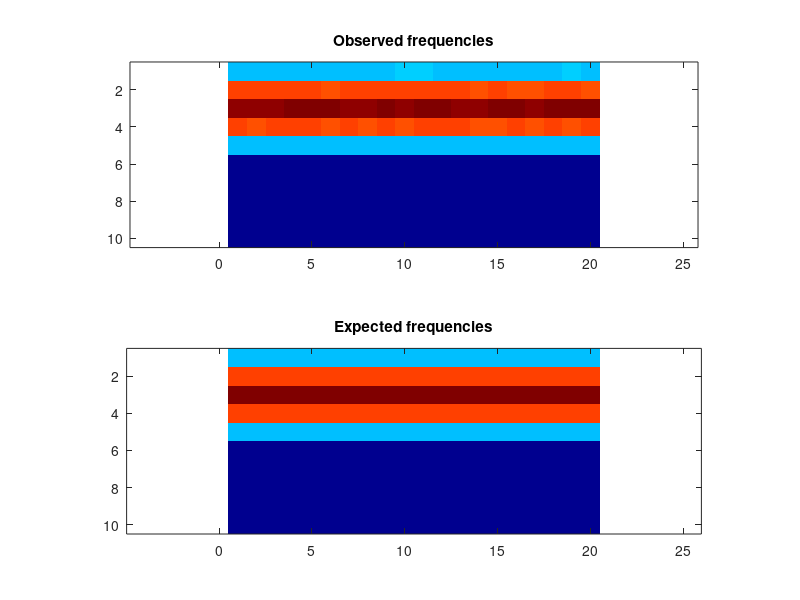

MATLAB code for this plot:
frequencies = [ 4789, 4776, 4766, 4841, 4791, 4766, 4832, 4750, 4862, 4909, 4901, 4778, 4761, 4781, 4809, 4727, 4681, 4731, 4898, 4740; 12565, 12513, 12535, 12588, 12637, 12462, 12518, 12648, 12607, 12625, 12519, 12488, 12598, 12348, 12488, 12409, 12277, 12584, 12558, 12377; 15372, 15310, 15359, 15459, 15540, 15646, 15302, 15186, 15441, 15276, 15543, 15471, 15343, 15267, 15433, 15511, 15393, 15521, 15474, 15637; 12617, 12343, 12494, 12617, 12653, 12427, 12475, 12362, 12607, 12413, 12485, 12526, 12557, 12399, 12411, 12517, 12442, 12567, 12428, 12545; 4687, 4741, 4780, 4791, 4664, 4854, 4801, 4818, 4888, 4754, 4754, 4776, 4824, 4792, 4675, 4699, 4739, 4757, 4821, 4783; 0, 0, 0, 0, 0, 0, 0, 0, 0, 0, 0, 0, 0, 0, 0, 0, 0, 0, 0, 0; 0, 0, 0, 0, 0, 0, 0, 0, 0, 0, 0, 0, 0, 0, 0, 0, 0, 0, 0, 0; 0, 0, 0, 0, 0, 0, 0, 0, 0, 0, 0, 0, 0, 0, 0, 0, 0, 0, 0, 0; 0, 0, 0, 0, 0, 0, 0, 0, 0, 0, 0, 0, 0, 0, 0, 0, 0, 0, 0, 0; 0, 0, 0, 0, 0, 0, 0, 0, 0, 0, 0, 0, 0, 0, 0, 0, 0, 0, 0, 0 ];
expFrequencies = [ 4774.58, 4774.58, 4774.58, 4774.58, 4774.58, 4774.58, 4774.58, 4774.58, 4774.58, 4774.58, 4774.58, 4774.58, 4774.58, 4774.58, 4774.58, 4774.58, 4774.58, 4774.58, 4774.58, 4774.58; 12500, 12500, 12500, 12500, 12500, 12500, 12500, 12500, 12500, 12500, 12500, 12500, 12500, 12500, 12500, 12500, 12500, 12500, 12500, 12500; 15450.8, 15450.8, 15450.8, 15450.8, 15450.8, 15450.8, 15450.8, 15450.8, 15450.8, 15450.8, 15450.8, 15450.8, 15450.8, 15450.8, 15450.8, 15450.8, 15450.8, 15450.8, 15450.8, 15450.8; 12500, 12500, 12500, 12500, 12500, 12500, 12500, 12500, 12500, 12500, 12500, 12500, 12500, 12500, 12500, 12500, 12500, 12500, 12500, 12500; 4774.57, 4774.57, 4774.57, 4774.57, 4774.57, 4774.57, 4774.57, 4774.57, 4774.57, 4774.57, 4774.57, 4774.57, 4774.57, 4774.57, 4774.57, 4774.57, 4774.57, 4774.57, 4774.57, 4774.57; 0, 0, 0, 0, 0, 0, 0, 0, 0, 0, 0, 0, 0, 0, 0, 0, 0, 0, 0, 0; 0, 0, 0, 0, 0, 0, 0, 0, 0, 0, 0, 0, 0, 0, 0, 0, 0, 0, 0, 0; 0, 0, 0, 0, 0, 0, 0, 0, 0, 0, 0, 0, 0, 0, 0, 0, 0, 0, 0, 0; 0, 0, 0, 0, 0, 0, 0, 0, 0, 0, 0, 0, 0, 0, 0, 0, 0, 0, 0, 0; 0, 0, 0, 0, 0, 0, 0, 0, 0, 0, 0, 0, 0, 0, 0, 0, 0, 0, 0, 0 ];
colormap(jet);
clf; subplot(2,1,1);
imagesc(frequencies);
title('Observed frequencies');
axis equal;
subplot(2,1,2);
imagesc(expFrequencies);
axis equal;
title('Expected frequencies');
